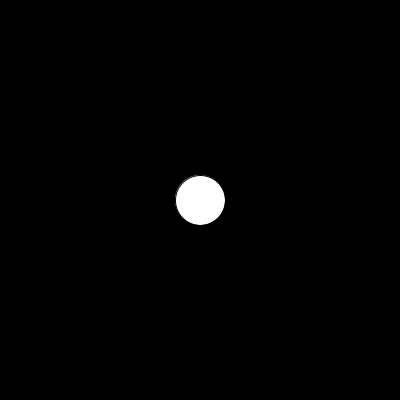
Frame 1 (no input)
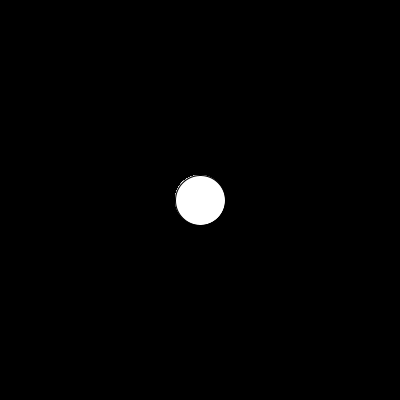
Frame 60 (the mouse pressed at the canvas centre just before this capture)
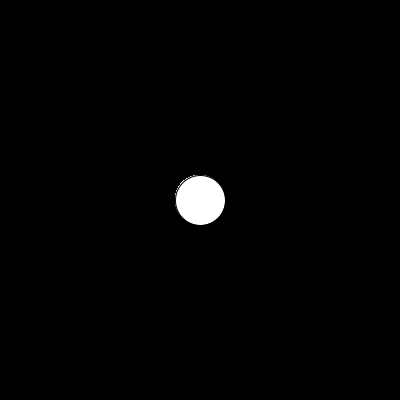
Frame 120 (the mouse held since frame 60 and released just before this capture)

The Processing sketch that drew these frames (run headless with seeded random() and noise(); from frame 60 on, the mouse is pressed at the canvas centre):

// Processing sketch: code1
// ── code1.pde
void setup() {
  size(400, 400);
  background(0);
}

void draw() {
  ellipse(width/2, height/2, 50, 50);
}
